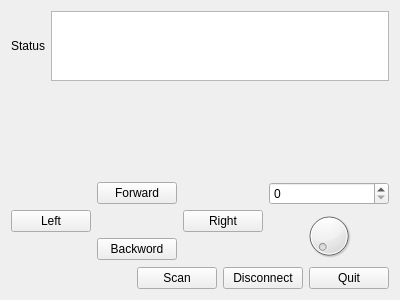
<?xml version="1.0" encoding="UTF-8"?>
<ui version="4.0">
 <class>qRControllerClass</class>
 <widget class="QWidget" name="qRControllerClass">
  <property name="geometry">
   <rect>
    <x>0</x>
    <y>0</y>
    <width>400</width>
    <height>300</height>
   </rect>
  </property>
  <property name="windowTitle">
   <string>Remote Controller</string>
  </property>
  <layout class="QVBoxLayout" name="verticalLayout_2">
   <item>
    <layout class="QHBoxLayout" name="horizontalLayout_2">
     <item>
      <widget class="QLabel" name="statusLabel">
       <property name="text">
        <string>Status</string>
       </property>
      </widget>
     </item>
     <item>
      <widget class="QTextEdit" name="statusText">
       <property name="readOnly">
        <bool>true</bool>
       </property>
      </widget>
     </item>
    </layout>
   </item>
   <item>
    <spacer name="verticalSpacer">
     <property name="orientation">
      <enum>Qt::Vertical</enum>
     </property>
     <property name="sizeHint" stdset="0">
      <size>
       <width>20</width>
       <height>246</height>
      </size>
     </property>
    </spacer>
   </item>
   <item>
    <layout class="QHBoxLayout" name="horizontalLayout_3">
     <item>
      <layout class="QGridLayout" name="gridLayout">
       <item row="0" column="1">
        <widget class="QPushButton" name="forwardButton">
         <property name="text">
          <string>Forward</string>
         </property>
        </widget>
       </item>
       <item row="1" column="0">
        <widget class="QPushButton" name="leftButton">
         <property name="text">
          <string>Left</string>
         </property>
        </widget>
       </item>
       <item row="1" column="2">
        <widget class="QPushButton" name="rightButton">
         <property name="text">
          <string>Right</string>
         </property>
        </widget>
       </item>
       <item row="2" column="1">
        <widget class="QPushButton" name="backwordButton">
         <property name="text">
          <string>Backword</string>
         </property>
        </widget>
       </item>
      </layout>
     </item>
     <item>
      <layout class="QVBoxLayout" name="verticalLayout">
       <item>
        <widget class="QSpinBox" name="speedSpinBox"/>
       </item>
       <item>
        <widget class="QDial" name="speedDial">
         <property name="maximum">
          <number>9</number>
         </property>
        </widget>
       </item>
      </layout>
     </item>
    </layout>
   </item>
   <item>
    <layout class="QHBoxLayout" name="horizontalLayout">
     <item>
      <spacer name="horizontalSpacer">
       <property name="orientation">
        <enum>Qt::Horizontal</enum>
       </property>
       <property name="sizeHint" stdset="0">
        <size>
         <width>40</width>
         <height>20</height>
        </size>
       </property>
      </spacer>
     </item>
     <item>
      <widget class="QPushButton" name="scanButton">
       <property name="text">
        <string>Scan</string>
       </property>
      </widget>
     </item>
     <item>
      <widget class="QPushButton" name="disconnectButton">
       <property name="text">
        <string>Disconnect</string>
       </property>
      </widget>
     </item>
     <item>
      <widget class="QPushButton" name="quitButton">
       <property name="text">
        <string>Quit</string>
       </property>
      </widget>
     </item>
    </layout>
   </item>
  </layout>
 </widget>
 <layoutdefault spacing="6" margin="11"/>
 <resources/>
 <connections/>
</ui>
